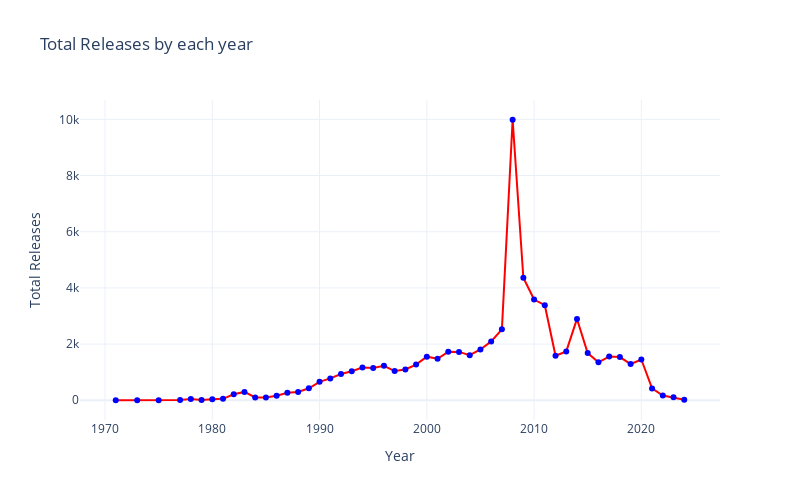

Notebook source saved alongside this figure:
### Code cell
# let's analyze the total release as per each year
release_year = game['release_date'].dt.year

total_releases_by_year = release_year.value_counts().sort_index()

# lets visualize this
fig = go.Figure(data=[
    go.Scatter(
        x = total_releases_by_year.index,
        y = total_releases_by_year.values,
        mode = 'lines+markers',
        marker = dict(color = 'blue'),
        line = dict(color = 'red')
    )
])
fig.update_layout(
    title = 'Total Releases by each year',
    xaxis_title = 'Year',
    yaxis_title = 'Total Releases',
    xaxis_tickangle = 0,
    height = 500,
    width = 800
)

### Figure 1 — Plotly figure (JSON) as saved in the notebook; plotly's stock layout.template omitted (floating-point values rounded to 4 significant figures)
{"data": [{"line": {"color": "red"}, "marker": {"color": "blue"}, "mode": "lines+markers", "type": "scatter", "x": [1971, 1973, 1975, 1977, 1978, 1979, 1980, 1981, 1982, 1983, 1984, 1985, 1986, 1987, 1988, 1989, 1990, 1991, 1992, 1993, 1994, 1995, 1996, 1997, 1998, 1999, 2000, 2001, 2002, 2003, 2004, 2005, 2006, 2007, 2008, 2009, 2010, 2011, 2012, 2013, 2014, 2015, 2016, 2017, 2018, 2019, 2020, 2021, 2022, 2023, 2024], "y": [1, 1, 1, 11, 45, 8, 35, 50, 214, 298, 102, 101, 159, 270, 294, 426, 657, 779, 933, 1034, 1163, 1153, 1228, 1040, 1096, 1272, 1552, 1478, 1726, 1723, 1606, 1810, 2096, 2525, 9987, 4360, 3586, 3386, 1584, 1740, 2896, 1680, 1352, 1558, 1538, 1290, 1452, 422, 168, 108, 22]}], "layout": {"height": 500, "title": {"text": "Total Releases by each year"}, "width": 800, "xaxis": {"autorange": true, "range": [1968.0, 2027.0], "tickangle": 0, "title": {"text": "Year"}, "type": "linear"}, "yaxis": {"autorange": true, "range": [-702.1, 10690.0], "title": {"text": "Total Releases"}, "type": "linear"}}}
